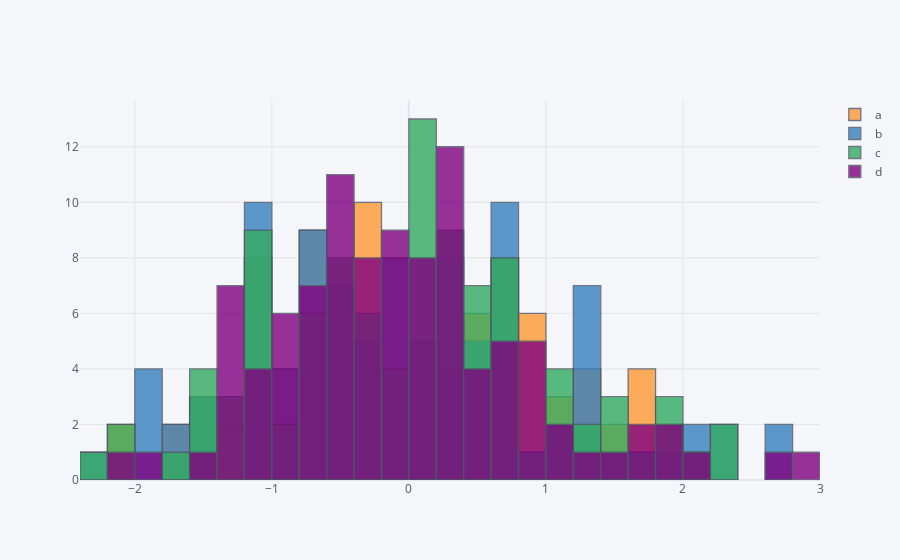

Notebook cell for this chart:
### Code cell
dataframe.iplot(kind='hist', bins=30)
